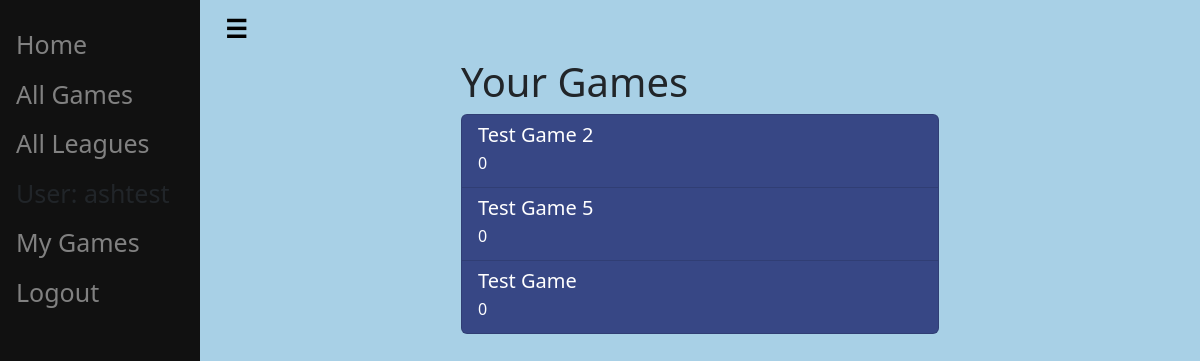
Page /accounts/my-games/ (signed in) on the committed database.
### bingo/models.py (models this page shows, shortened)
class User(AbstractUser):
    pass

class BaseModel(models.Model):
    class Meta:
        abstract = True
    created_at = models.DateTimeField(auto_now=True)
    updated_at = models.DateTimeField(auto_now_add=True)
    deleted_at = models.DateTimeField(null=True, blank=True)

class UserGame(BaseModel):
    class Meta:
        db_table = 'user_game'
        constraints = [
            models.UniqueConstraint(fields=['user', 'game'], name='one user_game per user')
        ]
    id = models.AutoField(primary_key=True)
    game = models.ForeignKey(Game, on_delete=models.PROTECT)
    user = models.ForeignKey(User, on_delete=models.PROTECT)
    score = models.PositiveSmallIntegerField(default=0)
    def get_absolute_url(self):
        return reverse('user-game-manage', args=[str(self.game_id)])

class Game(BaseModel):
    class Meta:
        db_table = 'game'
    SIZE_CHOICES = [(3, 3),
                    (4, 4),
                    (5, 5)]
    id = models.AutoField(primary_key=True)
    name = models.TextField()
    end_time = models.DateTimeField()
    size = models.PositiveSmallIntegerField(default=5, choices=SIZE_CHOICES)

### bingo/views.py (the view)
# urls.py: path('my-games/', views.UserGameListView.as_view(), name='user-games'),
class UserGameListView(LoginRequiredMixin, generic.ListView):
    model = UserGame
    template_name = 'game/user_game_list.html'
    paginate_by = 10
    def get_queryset(self):
        return UserGame.objects.filter(user=self.request.user).order_by('-created_at')

### bingo/templates/game/user_game_list.html
{% extends "generic/base_generic.html" %}
{% block content %}
    <h1>Your Games</h1>
    {% if usergame_list %}
        <div class="list-group">
            {% for user_game in usergame_list %}
                <a href="{{ user_game.get_absolute_url }}" class="list-group-item list-group-item-action">
                    <div class="d-flex w-100 justify-content-between">
                        <h5 class="mb-1">{{ user_game.game.name }}</h5>
                    </div>
                    <p class="mb-1">{{ user_game.score }}</p>
                </a>
            {% endfor %}
        </div>
    {% else %}
        <p>Oops. No games.</p>
    {% endif %}
{% endblock %}

### bingo/templates/generic/base_generic.html (shortened to what this page needs)
<!DOCTYPE html>
<html lang="en">
<head>
    <link href="https://cdn.jsdelivr.net/npm/bootstrap@5.2.2/dist/css/bootstrap.min.css" rel="stylesheet">
    {% load static %}
    <link rel="stylesheet" type="text/css" href="{% static 'css/styles.css' %}">
</head>
<body>
{% block sidebar %}
    <div class="sidebar" id="mainSidebar">
        <a href="{% url 'index' %}">Home</a>
        <a href="{% url 'games' %}">All Games</a>
        <a href="{% url 'leagues' %}">All Leagues</a>
        {% if user.is_authenticated %}
            <a> User: {{ user.get_username }}</a>
            <a href="{% url 'user-games' %}">My Games</a>
            <a href="{% url 'logout'%}?next={{request.path}}">Logout</a>
        {% else %}
            <a href="{% url 'login'%}?next={{request.path}}">Login</a>
            <a href="{% url 'signup'%}?next={{request.path}}">Sign Up</a>
        {% endif %}
    </div>
{% endblock %}
<div id="content" name="content" class="main">
    <button class="open-button" onclick="toggleNav()"><b>&#9776;</b></button>
    <div class="row justify-content-center">
        {% block colcontent %}
            <div class="col-sm-6">
                {% block content %}{% endblock %}
            </div>
        {% endblock %}
</div>
</div>
</body>
</html>

### bingo/static/css/styles.css (style rules this page uses)
body { background: #A8D0E6; }
.main { transition: margin-left .5s; margin-left: 200px; padding: 0px 10px; }
.sidebar { height:100%; width:200px; position: fixed; z-index:1; top:0; left:0; background-color:#111; overflow-x: hidden; padding-top:20px; transition: 0.5s; }
.sidebar a { padding:6px 8px 6px 16px; text-decoration: none; font-size:25px; color: #818181; display:block; }
.open-button { font-size: 25px; cursor: pointer; background-color: #A8D0E6; color: black; padding: 10px 15px; border: none; }
.list-group a { color: white; background-color: #374785; }

### rows in the picture
User: get_username "ashtest"
UserGame: game.name "Test Game 2", score "0"
UserGame: game.name "Test Game 5", score "0"
UserGame: game.name "Test Game", score "0"
